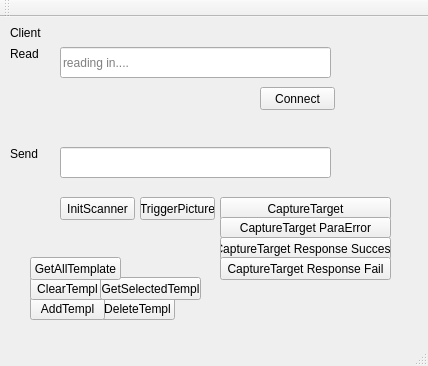
<?xml version="1.0" encoding="UTF-8"?>
<ui version="4.0">
 <class>MainWindow</class>
 <widget class="QMainWindow" name="MainWindow">
  <property name="geometry">
   <rect>
    <x>0</x>
    <y>0</y>
    <width>428</width>
    <height>366</height>
   </rect>
  </property>
  <property name="windowTitle">
   <string>MainWindow</string>
  </property>
  <widget class="QWidget" name="centralWidget">
   <widget class="QLineEdit" name="lineEditRecv">
    <property name="geometry">
     <rect>
      <x>60</x>
      <y>30</y>
      <width>271</width>
      <height>31</height>
     </rect>
    </property>
    <property name="readOnly">
     <bool>true</bool>
    </property>
    <property name="placeholderText">
     <string>reading in....</string>
    </property>
   </widget>
   <widget class="QLineEdit" name="lineEditSend">
    <property name="geometry">
     <rect>
      <x>60</x>
      <y>130</y>
      <width>271</width>
      <height>31</height>
     </rect>
    </property>
   </widget>
   <widget class="QPushButton" name="pushButtonConnect">
    <property name="geometry">
     <rect>
      <x>260</x>
      <y>70</y>
      <width>75</width>
      <height>23</height>
     </rect>
    </property>
    <property name="text">
     <string>Connect</string>
    </property>
   </widget>
   <widget class="QLabel" name="label">
    <property name="geometry">
     <rect>
      <x>10</x>
      <y>10</y>
      <width>47</width>
      <height>12</height>
     </rect>
    </property>
    <property name="text">
     <string>Client</string>
    </property>
   </widget>
   <widget class="QPushButton" name="pushButtonInitScanner">
    <property name="geometry">
     <rect>
      <x>60</x>
      <y>180</y>
      <width>75</width>
      <height>23</height>
     </rect>
    </property>
    <property name="text">
     <string>InitScanner</string>
    </property>
   </widget>
   <widget class="QPushButton" name="pushButtonTriggerPicture">
    <property name="geometry">
     <rect>
      <x>140</x>
      <y>180</y>
      <width>75</width>
      <height>23</height>
     </rect>
    </property>
    <property name="text">
     <string>TriggerPicture</string>
    </property>
   </widget>
   <widget class="QPushButton" name="pushButtonCaptureTarget">
    <property name="geometry">
     <rect>
      <x>220</x>
      <y>180</y>
      <width>171</width>
      <height>23</height>
     </rect>
    </property>
    <property name="text">
     <string>CaptureTarget</string>
    </property>
   </widget>
   <widget class="QLabel" name="label_2">
    <property name="geometry">
     <rect>
      <x>10</x>
      <y>30</y>
      <width>47</width>
      <height>13</height>
     </rect>
    </property>
    <property name="text">
     <string>Read</string>
    </property>
   </widget>
   <widget class="QLabel" name="label_3">
    <property name="geometry">
     <rect>
      <x>10</x>
      <y>130</y>
      <width>47</width>
      <height>13</height>
     </rect>
    </property>
    <property name="text">
     <string>Send</string>
    </property>
   </widget>
   <widget class="QPushButton" name="pushButtonCaptureTargetError">
    <property name="geometry">
     <rect>
      <x>220</x>
      <y>200</y>
      <width>171</width>
      <height>21</height>
     </rect>
    </property>
    <property name="text">
     <string>CaptureTarget ParaError</string>
    </property>
   </widget>
   <widget class="QPushButton" name="pushButtonCaptureTargetResponseSuccess">
    <property name="geometry">
     <rect>
      <x>220</x>
      <y>220</y>
      <width>171</width>
      <height>23</height>
     </rect>
    </property>
    <property name="text">
     <string>CaptureTarget Response Success</string>
    </property>
   </widget>
   <widget class="QPushButton" name="pushButtonCaptureTargetResponseFail">
    <property name="geometry">
     <rect>
      <x>220</x>
      <y>240</y>
      <width>171</width>
      <height>23</height>
     </rect>
    </property>
    <property name="text">
     <string>CaptureTarget Response Fail</string>
    </property>
   </widget>
   <widget class="QPushButton" name="pushButtonDeleteTempl">
    <property name="geometry">
     <rect>
      <x>100</x>
      <y>280</y>
      <width>75</width>
      <height>23</height>
     </rect>
    </property>
    <property name="text">
     <string>DeleteTempl</string>
    </property>
   </widget>
   <widget class="QPushButton" name="pushButtonAddTempl">
    <property name="geometry">
     <rect>
      <x>30</x>
      <y>280</y>
      <width>75</width>
      <height>23</height>
     </rect>
    </property>
    <property name="text">
     <string>AddTempl</string>
    </property>
   </widget>
   <widget class="QPushButton" name="pushButtonClearTempl">
    <property name="geometry">
     <rect>
      <x>30</x>
      <y>260</y>
      <width>75</width>
      <height>23</height>
     </rect>
    </property>
    <property name="text">
     <string>ClearTempl</string>
    </property>
   </widget>
   <widget class="QPushButton" name="pushButtonGetSelectedTempl">
    <property name="geometry">
     <rect>
      <x>100</x>
      <y>260</y>
      <width>101</width>
      <height>23</height>
     </rect>
    </property>
    <property name="text">
     <string>GetSelectedTempl</string>
    </property>
   </widget>
   <widget class="QPushButton" name="pushButtonGetAllTempl">
    <property name="geometry">
     <rect>
      <x>30</x>
      <y>240</y>
      <width>91</width>
      <height>23</height>
     </rect>
    </property>
    <property name="text">
     <string>GetAllTemplate</string>
    </property>
   </widget>
  </widget>
  <widget class="QMenuBar" name="menuBar">
   <property name="geometry">
    <rect>
     <x>0</x>
     <y>0</y>
     <width>428</width>
     <height>21</height>
    </rect>
   </property>
  </widget>
  <widget class="QToolBar" name="mainToolBar">
   <attribute name="toolBarArea">
    <enum>TopToolBarArea</enum>
   </attribute>
   <attribute name="toolBarBreak">
    <bool>false</bool>
   </attribute>
  </widget>
  <widget class="QStatusBar" name="statusBar"/>
 </widget>
 <layoutdefault spacing="6" margin="11"/>
 <resources/>
 <connections/>
</ui>
